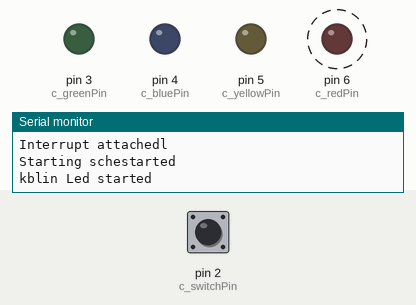
A sketch run on a simulated Arduino Uno, built with avr-gcc and run on an emulated ATmega328P. On the bench: output pins drawn as LEDs (lit = HIGH), the last lines printed to the serial monitor. Dashed ring = blinking. Inputs (shaded band) come from the test bench; at power-on: pin 2 (c_switchPin) LOW.

Above: at 5.05 s.
5.1 s: pin 2 (c_switchPin) pulled HIGH for 0.15 s
At 5.32 s:
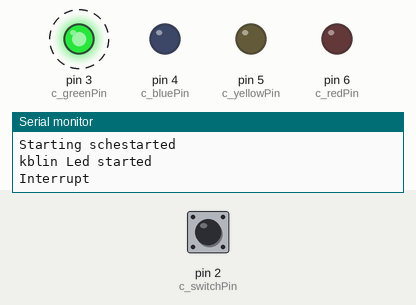
8.1 s: pin 2 (c_switchPin) pulled HIGH for 1 s
At 8.38 s:
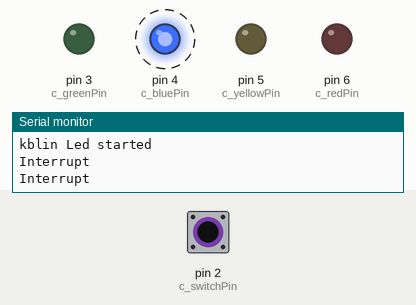
11.1 s: pin 2 (c_switchPin) pulled HIGH for 0.15 s
At 11.26 s:
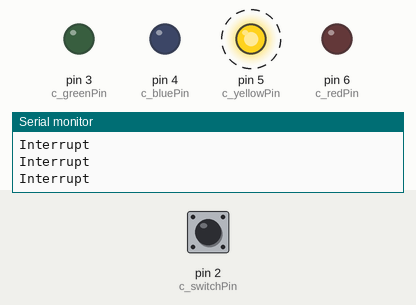
14.1 s: pin 2 (c_switchPin) pulled HIGH for 3.2 s
At 14.32 s:
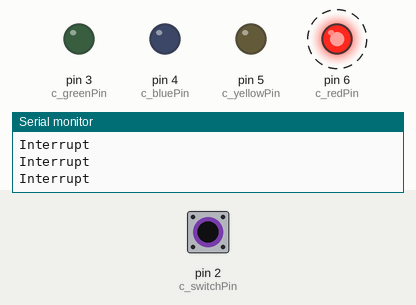
Timing chart, 0 to 19.8 s (numbered marks = the images above; inputs shaded):
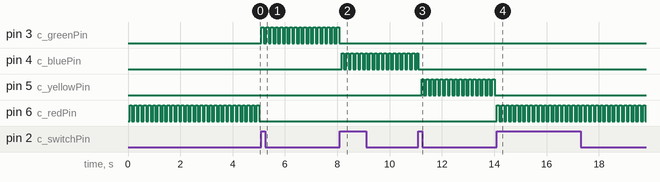

Measured:
- after the input at 5.1 s, pin 3 (c_greenPin): alternates HIGH for 0.09 s and LOW for 0.09 s, starting at once; pin 6 (c_redPin): stops changing and stays LOW
- after the input at 8.1 s, pin 3 (c_greenPin): stops changing and stays LOW; pin 4 (c_bluePin): alternates HIGH for 0.09 s and LOW for 0.09 s, starting after 0.06 s
- after the input at 11.1 s, pin 4 (c_bluePin): goes on until 11.1 s, then stays LOW; pin 5 (c_yellowPin): alternates HIGH for 0.09 s and LOW for 0.09 s, starting after 0.12 s
- after the input at 14.1 s, pin 5 (c_yellowPin): stops changing and stays LOW; pin 6 (c_redPin): alternates HIGH for 0.09 s and LOW for 0.09 s, starting at once
- by itself, pin 6 (c_redPin): alternates HIGH for 0.09 s and LOW for 0.09 s

The sketch:

rtos_interrupt.ino
```cpp
#include <Arduino_FreeRTOS.h>
#include <semphr.h>

const int c_switchPin = 2;

const int c_greenPin = 3;
const int c_bluePin = 4;
const int c_yellowPin = 5;
const int c_redPin = 6;

int currentPinInUse = c_redPin;

SemaphoreHandle_t binarySemaphore = NULL;

void ledChangerTask(void * /*pvParameters*/)
{
  /* Take the newly created semaphore so it doesn't block */
  xSemaphoreTake(binarySemaphore, 0);
  Serial.println("ledChangerTask started");

  while (true)
  {
    xSemaphoreTake(binarySemaphore, portMAX_DELAY);
    currentPinInUse += 1;
    if (currentPinInUse > c_redPin)
    {
      currentPinInUse = c_greenPin;
    }
    for (int i = c_greenPin; i <= c_redPin; ++i)
    {
      digitalWrite(i, LOW);
    }
  }
}

void interruptHandler(void)
{
  Serial.println("Interrupt");

  /*
    portYIELD_FROM_ISR wasn't available so skip it

    static signed portBASE_TYPE higherPriorityTaskWoken;
    xHigherPriorityTaskWoken = pdFALSE;
    xSemaphoreGiveFromISR( binarySemaphore, (signed portBASE_TYPE*)&higherPriorityTaskWoken );
    portYIELD_FROM_ISR(higherPriorityTaskWoken);
  */
  xSemaphoreGiveFromISR(binarySemaphore, NULL);
}

void blinkLed(void * /*pvParameters*/)
{
  Serial.println("blinkLed started");
  while (true)
  {
    digitalWrite(currentPinInUse, HIGH);
    vTaskDelay(pdMS_TO_TICKS(100));
    digitalWrite(currentPinInUse, LOW);
    vTaskDelay(pdMS_TO_TICKS(100));
  }
}

void setup()
{
  Serial.begin(9600);

  for (int i = c_greenPin; i <= c_redPin; ++i)
  {
    pinMode(i, OUTPUT);
    digitalWrite(i, LOW);
  }
  pinMode(c_switchPin, INPUT);

  binarySemaphore = xSemaphoreCreateBinary();
  if (binarySemaphore == NULL)
  {
    return;
  }
  Serial.println("Semaphore created");

  xTaskCreate(ledChangerTask, "ledChangerTask", 64, NULL, 3, NULL);
  Serial.println("ledChangerTask created");
  xTaskCreate(blinkLed, "blinkLed", 64, NULL, 1, NULL);
  Serial.println("blinkLed created");
  attachInterrupt(digitalPinToInterrupt(c_switchPin), interruptHandler, RISING);
  Serial.println("Interrupt attached");
  Serial.println("Starting scheduler...");
  vTaskStartScheduler();
  Serial.println("Scheduler returned");
}

void loop()
{
}
```
